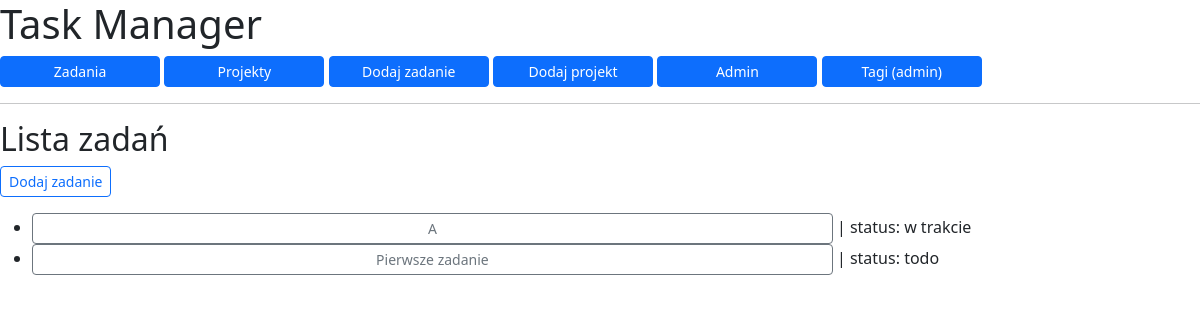
The page / on the database its author committed.
### seredaApp/models.py (models this page shows, shortened)
class Task(models.Model):
    class Status(models.TextChoices):
        TODO = "do zrobienia", "Do zrobienia"
        DOING = "w trakcie", "W trakcie"
        DONE = "zrobione", "Zrobione"
    project = models.ForeignKey(
        Project,
        on_delete=models.CASCADE,
        related_name="tasks",
    )
    title = models.CharField(max_length=100)
    description = models.TextField(blank=True)
    status = models.CharField(
        max_length=12,
        choices=Status.choices,
        default=Status.TODO,
    )
    due_date = models.DateField(blank=True, null=True)
    created_at = models.DateTimeField(auto_now_add=True)
    tags = models.ManyToManyField(
        Tag,
        blank=True,
        related_name="tasks",
    )
    class Meta:
        ordering = ["-created_at"]

### seredaApp/views.py (the view)
# urls.py: path("", TaskListView.as_view(), name="task_list"),
class TaskListView(ListView):
    model = Task
    context_object_name = "seredaApp"
    def get_queryset(self):
        return Task.objects.exclude(status='zrobione')

### seredaApp/templates/seredaApp/task_list.html
{% extends "base.html" %}
{% block content %}
<h2>Lista zadań</h2>
<p>
    <a href="{% url 'task_add' %}" class="btn btn-outline-primary btn-sm">Dodaj zadanie</a>
</p>
{% if seredaApp %}
    <ul>
        {% for task in seredaApp %}
            <li>
                <a href="{% url 'task_detail' task.pk %}" class="btn btn-outline-secondary btn-sm" style="width: 100ch;">
                    {{ task.title }}
                </a>
                | status: {{ task.status }}
            </li>
        {% endfor %}
    </ul>
{% else %}
    <p>Brak zadań.</p>
{% endif %}
{% endblock %}

### rows shown on the page
Task: title "A", status "w trakcie"
Task: title "Pierwsze zadanie", status "todo"
